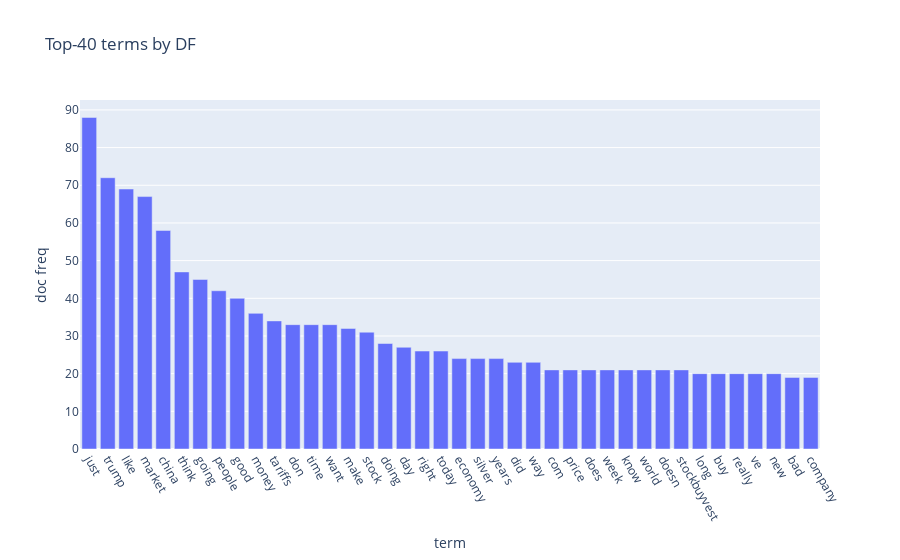
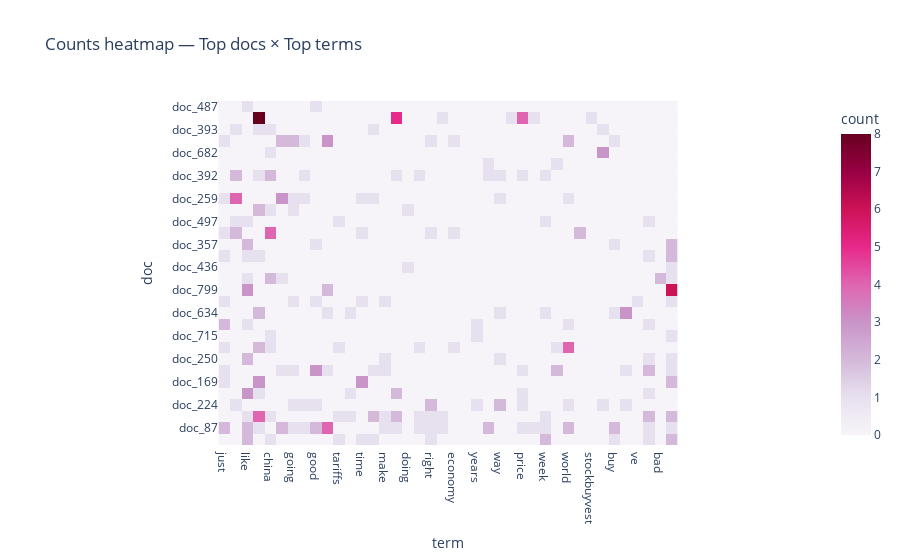

Notebook code cell kept with these figures, in order:
### Markdown cell above
### Exercise 12 — Interactive Plotly (bar + heatmap)

### Code cell
try:
    import plotly.express as px
    X_csr = X_counts.tocsr()
    df_terms = np.asarray((X_csr>0).sum(axis=0)).ravel()
    N=40; top = df_terms.argsort()[-N:][::-1]
    fig1 = px.bar(x=feature_names[top], y=df_terms[top], labels={'x':'term','y':'doc freq'},
                  title=f'Top-{N} terms by DF'); fig1.update_layout(xaxis_tickangle=60); fig1.show()
    rows = np.argsort(np.diff(X_csr.indptr))[-30:]
    block = X_csr[rows][:, top].toarray()
    fig2 = px.imshow(block, x=feature_names[top], y=[f'doc_{i}' for i in rows],
                     color_continuous_scale='PuRd', labels=dict(x='term',y='doc',color='count'),
                     title='Counts heatmap — Top docs × Top terms'); fig2.show()
except Exception as e:
    print('Plotly not available:', e)

### Figure 1 — Plotly figure (JSON) as saved in the notebook; plotly's stock layout.template omitted (floating-point values rounded to 4 significant figures)
{"data": [{"hovertemplate": "term=%{x}<br>doc freq=%{y}<extra></extra>", "legendgroup": "", "marker": {"color": "#636efa", "pattern": {"shape": ""}}, "name": "", "orientation": "v", "showlegend": false, "textposition": "auto", "type": "bar", "x": ["just", "trump", "like", "market", "china", "think", "going", "people", "good", "money", "tariffs", "don", "time", "want", "make", "stock", "doing", "day", "right", "today", "economy", "silver", "years", "did", "way", "com", "price", "does", "week", "know", "world", "doesn", "stockbuyvest", "long", "buy", "really", "ve", "new", "bad", "company"], "xaxis": "x", "y": [88, 72, 69, 67, 58, 47, 45, 42, 40, 36, 34, 33, 33, 33, 32, 31, 28, 27, 26, 26, 24, 24, 24, 23, 23, 21, 21, 21, 21, 21, 21, 21, 21, 20, 20, 20, 20, 20, 19, 19], "yaxis": "y"}], "layout": {"barmode": "relative", "legend": {"tracegroupgap": 0}, "title": {"text": "Top-40 terms by DF"}, "xaxis": {"anchor": "y", "domain": [0, 1], "tickangle": 60, "title": {"text": "term"}}, "yaxis": {"anchor": "x", "domain": [0, 1], "title": {"text": "doc freq"}}}}

### Figure 2 — Plotly figure (JSON) as saved in the notebook; plotly's stock layout.template omitted (floating-point values rounded to 4 significant figures; data arrays with more than 128 entries replaced by an {"elided": "..."} marker saying what was removed)
{"data": [{"coloraxis": "coloraxis", "hovertemplate": "term: %{x}<br>doc: %{y}<br>count: %{z}<extra></extra>", "name": "0", "type": "heatmap", "x": ["just", "trump", "like", "market", "china", "think", "going", "people", "good", "money", "tariffs", "don", "time", "want", "make", "stock", "doing", "day", "right", "today", "economy", "silver", "years", "did", "way", "com", "price", "does", "week", "know", "world", "doesn", "stockbuyvest", "long", "buy", "really", "ve", "new", "bad", "company"], "xaxis": "x", "y": ["doc_487", "doc_836", "doc_393", "doc_19", "doc_682", "doc_467", "doc_392", "doc_145", "doc_259", "doc_594", "doc_497", "doc_614", "doc_357", "doc_444", "doc_436", "doc_267", "doc_799", "doc_330", "doc_634", "doc_3", "doc_715", "doc_148", "doc_250", "doc_369", "doc_169", "doc_63", "doc_224", "doc_351", "doc_87", "doc_31"], "yaxis": "y", "z": {"elided": "30x40 int values"}}], "layout": {"coloraxis": {"colorbar": {"title": {"text": "count"}}, "colorscale": [[0, "rgb(247,244,249)"], [0.125, "rgb(231,225,239)"], [0.25, "rgb(212,185,218)"], [0.375, "rgb(201,148,199)"], [0.5, "rgb(223,101,176)"], [0.625, "rgb(231,41,138)"], [0.75, "rgb(206,18,86)"], [0.875, "rgb(152,0,67)"], [1, "rgb(103,0,31)"]]}, "title": {"text": "Counts heatmap — Top docs × Top terms"}, "xaxis": {"anchor": "y", "constrain": "domain", "domain": [0, 1], "scaleanchor": "y", "title": {"text": "term"}}, "yaxis": {"anchor": "x", "autorange": "reversed", "constrain": "domain", "domain": [0, 1], "title": {"text": "doc"}}}}
